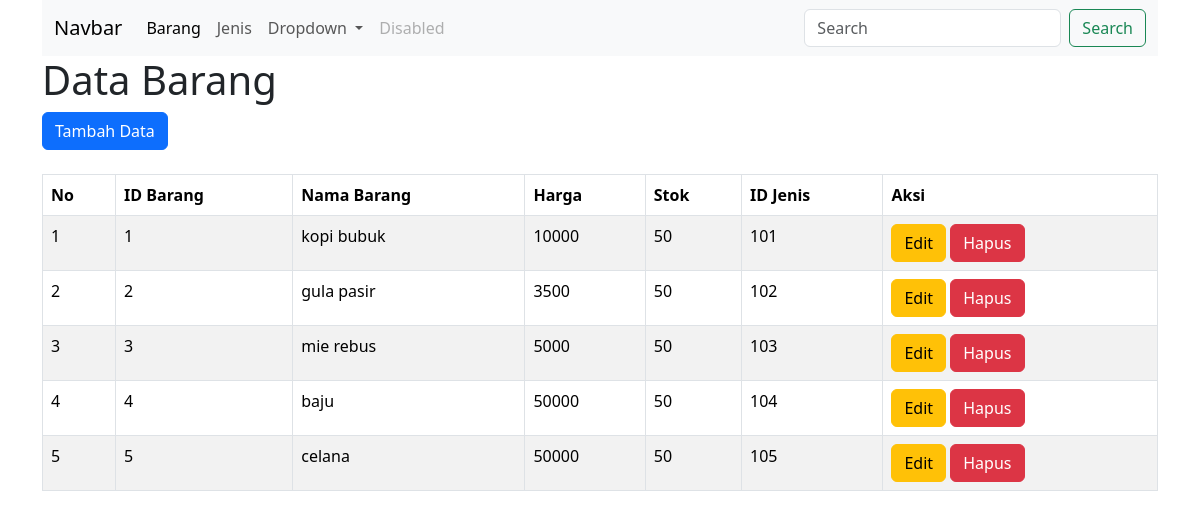
/view/barang/index.php, run on the app's committed database.
### tables this page shows
CREATE TABLE `barang` (
  `id_barang` int NOT NULL,
  `nama_barang` varchar(15) DEFAULT NULL,
  `harga` int DEFAULT NULL,
  `stok` int DEFAULT NULL,
  `id_jenis` int DEFAULT NULL
);

### view/barang/index.php (the view, shortened to what this page needs)
<!DOCTYPE html>
<html lang="en">
<head>
    <link rel="stylesheet" href="https://cdn.jsdelivr.net/npm/bootstrap@5.3.3/dist/css/bootstrap.min.css">
</head>
<body>
<div class="container">
    <nav class="navbar navbar-expand-lg bg-body-tertiary">
  <div class="container-fluid">
    <a class="navbar-brand" href="#">Navbar</a>
    <div class="collapse navbar-collapse" id="navbarSupportedContent">
      <ul class="navbar-nav me-auto mb-2 mb-lg-0">
        <li class="nav-item">
          <a class="nav-link active" aria-current="page" href='../barang/index.php'>Barang</a>
        </li>
        <li class="nav-item">
          <a class="nav-link" href='../jenis/index.php'>Jenis</a>
        </li>
        <li class="nav-item dropdown">
          <a class="nav-link dropdown-toggle" href="#" role="button" data-bs-toggle="dropdown" aria-expanded="false">
            Dropdown
          </a>
        </li>
        <li class="nav-item">
          <a class="nav-link disabled" aria-disabled="true">Disabled</a>
        </li>
      </ul>
      <form class="d-flex" role="search">
        <input class="form-control me-2" type="search" placeholder="Search" aria-label="Search">
        <button class="btn btn-outline-success" type="submit">Search</button>
      </form>
    </div>
  </div>
</nav>
    <h1>Data Barang</h1>
    <a href="view_tambah.php" class="btn btn-primary">Tambah Data</a>
    <br><br>
    <table class="table table-striped table-bordered">
  <thead>
    <tr>
    <th scope="col">No</th>
      <th scope="col">ID Barang</th>
      <th scope="col">Nama Barang</th>
      <th scope="col">Harga</th>
      <th scope="col">Stok</th>
      <th scope="col">ID Jenis</th>
      <th scope="col">Aksi</th>
    </tr>
  </thead>
  <?php
            include '../../config/koneksi.php';
            $query = mysqli_query($conn,"SELECT * FROM barang");
            $no=1;
            if(mysqli_num_rows($query)){
                while($result=mysqli_fetch_assoc($query)){
                    ?>
                        <tr>
                            <td><?php echo $no;?></td>
                            <td><?php echo $result['id_barang'];?></td>
                            <td><?php echo $result['nama_barang'];?></td>
                            <td><?php echo $result['harga'];?></td>
                            <td><?php echo $result['stok'];?></td>
                            <td><?php echo $result['id_jenis'];?></td>
                            <td>
                                <a class="btn btn-warning" href="#" role="button">Edit </a>
                                <a class="btn btn-danger" href="#" role="button">Hapus </a>
                            </td>
                        </tr>
                    <?php
                    $no++;
            }
        }else{
            echo "Data Kosong";
        }
    ?>
</table>
</div>
</body>
</html>

### data on the page
barang: id_barang "1", nama_barang "kopi bubuk", harga "10000", stok "50", id_jenis "101"
barang: id_barang "2", nama_barang "gula pasir", harga "3500", stok "50", id_jenis "102"
barang: id_barang "3", nama_barang "mie rebus", harga "5000", stok "50", id_jenis "103"
barang: id_barang "4", nama_barang "baju", harga "50000", stok "50", id_jenis "104"
barang: id_barang "5", nama_barang "celana", harga "50000", stok "50", id_jenis "105"
